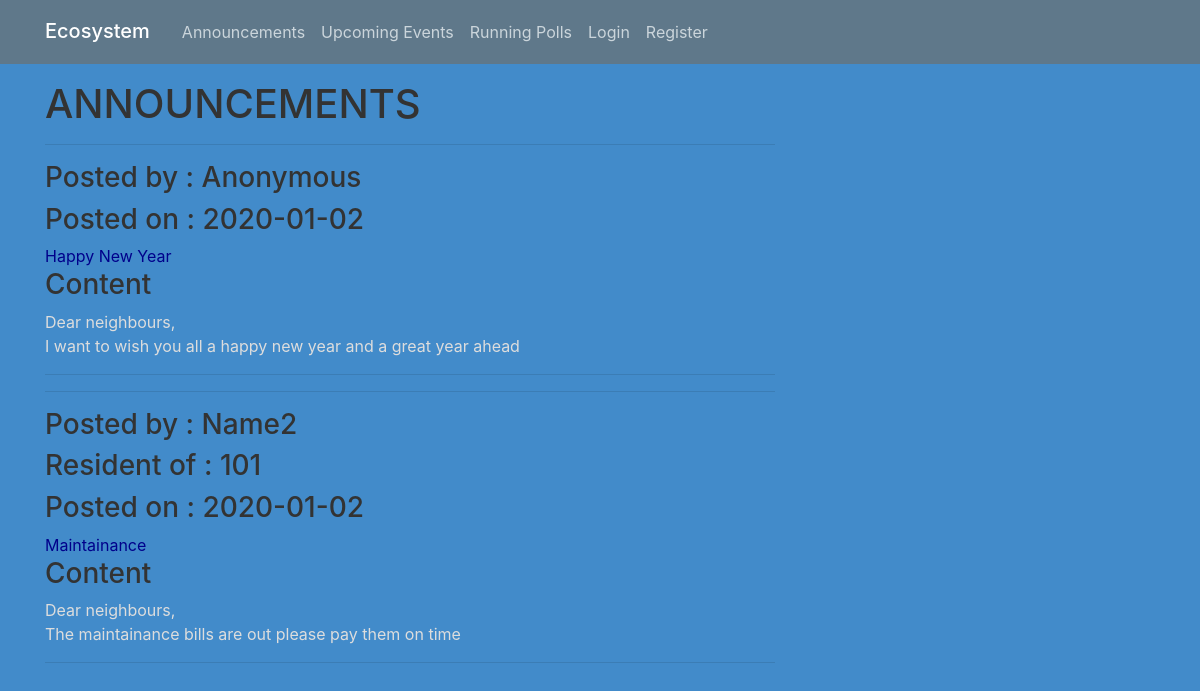
Before: /announcements with the older database file.
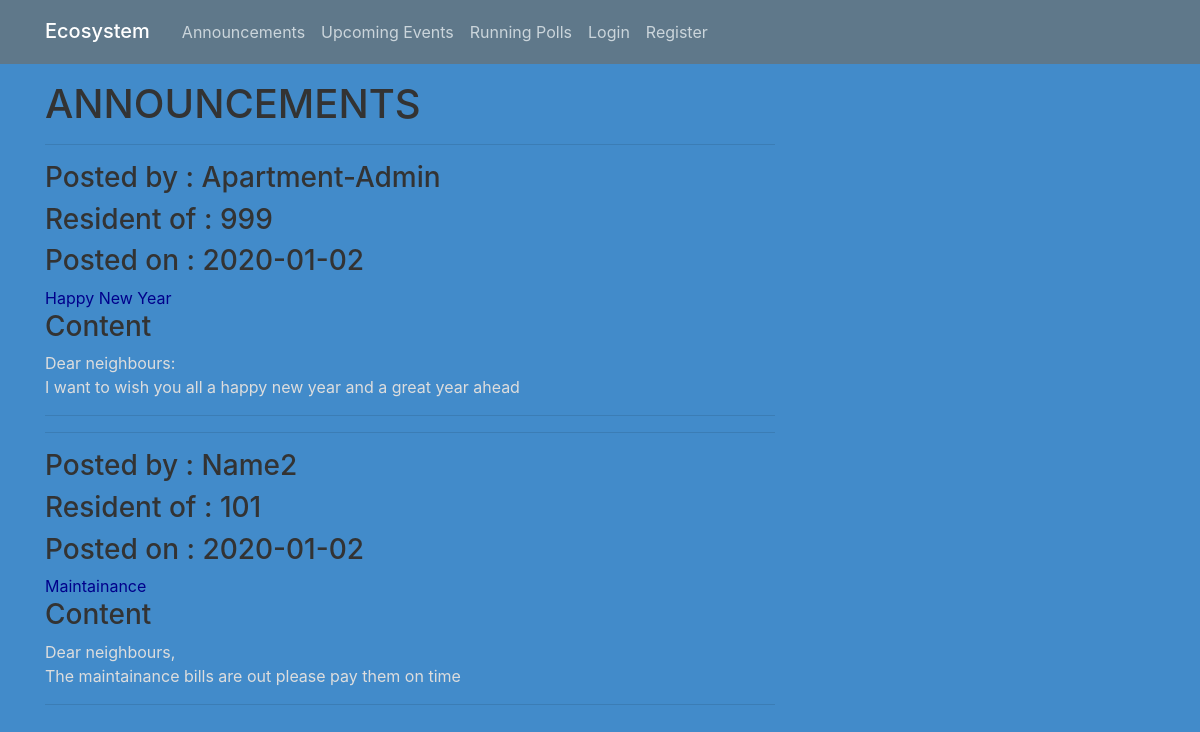
After: the same page with the newer database file.
### ecosystem/models.py (models this page shows, shortened)
class Post(db.Model):
    id = db.Column(db.Integer, primary_key = True)
    title = db.Column(db.String(100), nullable= False)
    date_posted = db.Column(db.DateTime, nullable=False, default=datetime.utcnow())
    content = db.Column(db.Text, nullable=False)
    user_id = db.Column(db.Integer, db.ForeignKey('user.id'), nullable=False)
    anonymity = db.Column(db.Boolean, default = False)

class User(db.Model, UserMixin):
    id = db.Column(db.Integer, primary_key = True)
    username = db.Column(db.String(20), unique=True, nullable=False)
    name = db.Column(db.String(20), nullable=False)
    apt_no = db.Column(db.String(3), nullable=False, unique=True)
    password = db.Column(db.String(60), nullable=False)
    posts = db.relationship('Post', backref='author', lazy=True)
    events = db.relationship('Event', backref='author', lazy=True)
    polls = db.relationship('Poll', backref='author', lazy=True)

### ecosystem/routes.py (the view)
@app.route("/announcements")
def home():
    posts = Post.query.all()
    return render_template('announcements.html', posts=posts)

### ecosystem/templates/announcements.html
{% extends "layout.html" %}
{% block content %}
    <h1>ANNOUNCEMENTS</h1>
    {% for post in posts %}
        <hr>
        {% if post.anonymity == False %}
            <h3>Posted by : {{ post.author.name }}</h3>
            <h3>Resident of : {{ post.author.apt_no }}</h3>
        {% else %}
            <h3>Posted by : Anonymous</h3>
        {% endif %}
        <h3>Posted on : {{ post.date_posted.strftime('%Y-%m-%d') }}</h3>
        <a href={{ url_for('post', post_id = post.id) }}>{{ post.title }}</a>
        <h3>Content</h3>
        <p class="article-content">{{ post.content }}</p>
        <hr>
    {% endfor %}
{% endblock content %}

### ecosystem/templates/layout.html (shortened to what this page needs)
<!DOCTYPE html>
<html>
            <head>
                   <link rel="stylesheet" href="https://stackpath.bootstrapcdn.com/bootstrap/4.4.1/css/bootstrap.min.css">
                   <link rel="stylesheet" type="text/css" href="{{url_for('static', filename='main.css')}}"
                   {%if title%}
                       <h1><title>Ecosystem - {{ title }}</title></h1>
                   {%else%}
                       <h1><title>Ecosystem</title></head></h1>
                   {%endif%}
               </head>
    <body>
                <header class="site-header">
                        <nav class="navbar navbar-expand-md navbar-dark bg-steel fixed-top">
                          <div class="container">
                            <h2><a class="navbar-brand mr-4" href="/">Ecosystem</a></h2>
                            <div class="collapse navbar-collapse" id="navbarToggle">
                              <div class="navbar-nav mr-auto">
                                <a class="nav-item nav-link" href="{{url_for('home')}}">Announcements</a>
                                <a class="nav-item nav-link" href="{{url_for('events')}}">Upcoming Events</a>
                                <a class="nav-item nav-link" href="{{url_for('view_polls')}}">Running Polls</a>
                                {% if(current_user.is_authenticated) %}
                                <a class="nav-item nav-link" href="{{url_for('listfound')}}">Found Items</a>
                                <a class="nav-item nav-link" href="{{url_for('search')}}">Search</a>
                                <a class="nav-item nav-link" href="{{url_for('new')}}">Create New</a>
                                <a class="nav-item nav-link" href="{{url_for('account')}}">Account</a>
                                <a class="nav-item nav-link" href="{{url_for('logout')}}">Logout</a>
                                {% else %}
                                  <a class="nav-item nav-link" href="{{url_for('login')}}">Login</a>
                                  <a class="nav-item nav-link" href="{{url_for('register')}}">Register</a>
                                {% endif %}
                                </div>
                            </div>
                          </div>
                        </nav>
                    </header>
                    <main role="main" class="container">
                            <div class="row">
                              <div class="col-md-8">
                                {% block content %}
                                {% endblock content%}
                              </div>
                            </div>
                          </main>
    </body>
</html>

### ecosystem/static/main.css (style rules this page uses)
body { background-color: #428bca; color: #333333; margin-top: 5rem; }
h1, h2, h3, h4, h5, h6 { color: #333333; }
a { color: #00008B; }
.bg-steel { background-color: #5f788a; }
p { color: #dddddd; }
.site-header .navbar-nav .nav-link { color: #cbd5db; }
.article-content { white-space : pre-line; }

Changed rows visible on the page:
changed Post "Happy New Year": author.name (not shown) → "Apartment-Admin"; author.apt_no (not shown) → "999"; content "Dear neighbours, I want to wish you all a happy new year and a great year ahead" → "Dear neighbours: I want to wish you all a happy new year and a great year ahead"; anonymity "Posted by : Anonymous" → "Posted by : Resident of :"
